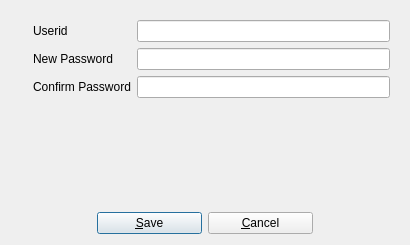
<?xml version="1.0" encoding="UTF-8"?>
<ui version="4.0">
 <class>passSelect</class>
 <widget class="QDialog" name="passSelect">
  <property name="geometry">
   <rect>
    <x>0</x>
    <y>0</y>
    <width>410</width>
    <height>245</height>
   </rect>
  </property>
  <property name="maximumSize">
   <size>
    <width>16777215</width>
    <height>16777215</height>
   </size>
  </property>
  <property name="windowTitle">
   <string>BiblioteQ: Password Selection</string>
  </property>
  <property name="windowIcon">
   <iconset resource="Icons/icons.qrc">
    <normaloff>:/book.png</normaloff>:/book.png</iconset>
  </property>
  <property name="sizeGripEnabled">
   <bool>false</bool>
  </property>
  <layout class="QVBoxLayout">
   <item>
    <widget class="QFrame" name="frame">
     <property name="sizePolicy">
      <sizepolicy hsizetype="Preferred" vsizetype="Preferred">
       <horstretch>0</horstretch>
       <verstretch>0</verstretch>
      </sizepolicy>
     </property>
     <layout class="QHBoxLayout">
      <item>
       <widget class="QLabel" name="label">
        <property name="text">
         <string/>
        </property>
        <property name="pixmap">
         <pixmap resource="Icons/icons.qrc">:/32x32/permissions.png</pixmap>
        </property>
       </widget>
      </item>
      <item>
       <layout class="QGridLayout">
        <item row="0" column="0">
         <widget class="QLabel" name="label_6">
          <property name="text">
           <string>Userid</string>
          </property>
         </widget>
        </item>
        <item row="0" column="1">
         <widget class="QLineEdit" name="userid">
          <property name="readOnly">
           <bool>true</bool>
          </property>
         </widget>
        </item>
        <item row="1" column="0">
         <widget class="QLabel" name="label_5">
          <property name="text">
           <string>New Password</string>
          </property>
         </widget>
        </item>
        <item row="1" column="1">
         <widget class="QLineEdit" name="password">
          <property name="echoMode">
           <enum>QLineEdit::Password</enum>
          </property>
         </widget>
        </item>
        <item row="2" column="0">
         <widget class="QLabel" name="label_2">
          <property name="text">
           <string>Confirm Password</string>
          </property>
         </widget>
        </item>
        <item row="2" column="1">
         <widget class="QLineEdit" name="passwordAgain">
          <property name="echoMode">
           <enum>QLineEdit::Password</enum>
          </property>
         </widget>
        </item>
       </layout>
      </item>
     </layout>
    </widget>
   </item>
   <item>
    <spacer>
     <property name="orientation">
      <enum>Qt::Vertical</enum>
     </property>
     <property name="sizeHint" stdset="0">
      <size>
       <width>382</width>
       <height>20</height>
      </size>
     </property>
    </spacer>
   </item>
   <item>
    <layout class="QHBoxLayout">
     <item>
      <spacer>
       <property name="orientation">
        <enum>Qt::Horizontal</enum>
       </property>
       <property name="sizeHint" stdset="0">
        <size>
         <width>40</width>
         <height>20</height>
        </size>
       </property>
      </spacer>
     </item>
     <item>
      <widget class="QPushButton" name="okButton">
       <property name="minimumSize">
        <size>
         <width>105</width>
         <height>0</height>
        </size>
       </property>
       <property name="text">
        <string>&amp;Save</string>
       </property>
       <property name="icon">
        <iconset resource="Icons/icons.qrc">
         <normaloff>:/16x16/ok.png</normaloff>:/16x16/ok.png</iconset>
       </property>
      </widget>
     </item>
     <item>
      <widget class="QPushButton" name="cancelButton">
       <property name="minimumSize">
        <size>
         <width>105</width>
         <height>0</height>
        </size>
       </property>
       <property name="layoutDirection">
        <enum>Qt::LeftToRight</enum>
       </property>
       <property name="text">
        <string>&amp;Cancel</string>
       </property>
       <property name="icon">
        <iconset resource="Icons/icons.qrc">
         <normaloff>:/16x16/cancel.png</normaloff>:/16x16/cancel.png</iconset>
       </property>
      </widget>
     </item>
     <item>
      <spacer>
       <property name="orientation">
        <enum>Qt::Horizontal</enum>
       </property>
       <property name="sizeHint" stdset="0">
        <size>
         <width>40</width>
         <height>20</height>
        </size>
       </property>
      </spacer>
     </item>
    </layout>
   </item>
  </layout>
 </widget>
 <tabstops>
  <tabstop>userid</tabstop>
  <tabstop>password</tabstop>
  <tabstop>passwordAgain</tabstop>
  <tabstop>okButton</tabstop>
  <tabstop>cancelButton</tabstop>
 </tabstops>
 <resources>
  <include location="Icons/icons.qrc"/>
 </resources>
 <connections/>
</ui>
